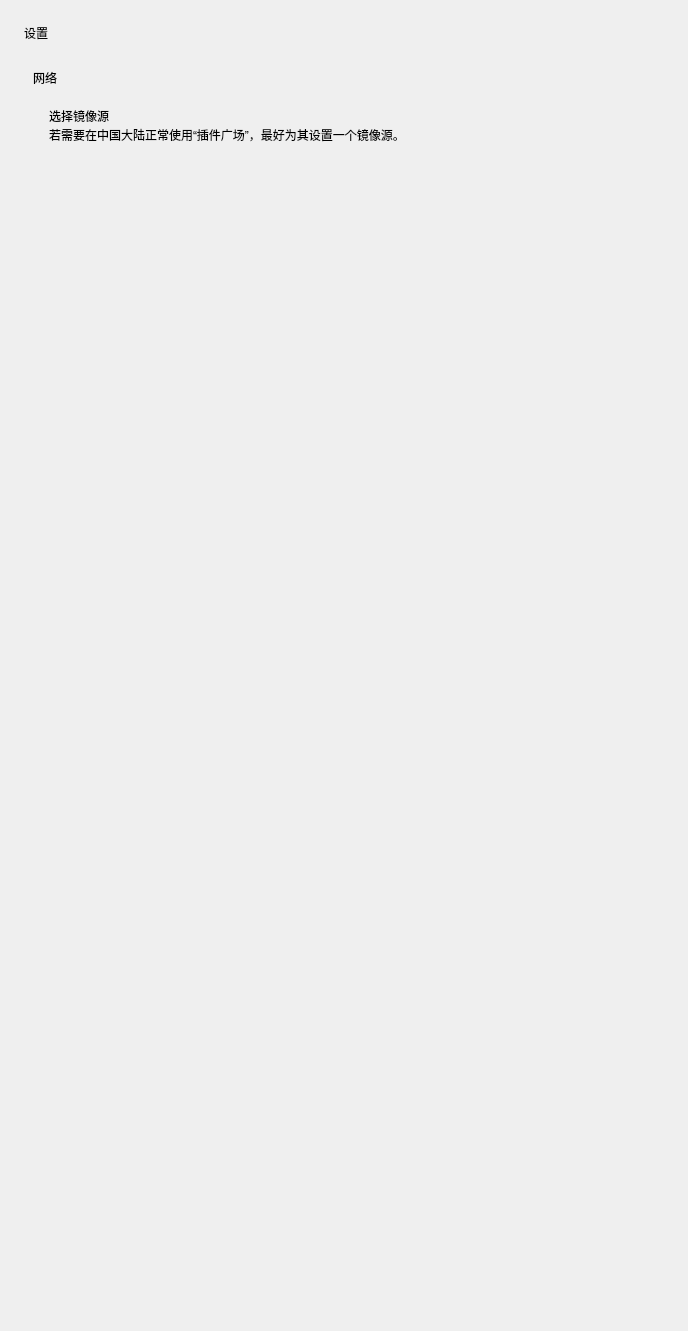
<?xml version="1.0" encoding="UTF-8"?>
<ui version="4.0">
 <class>Form</class>
 <widget class="QWidget" name="Form">
  <property name="geometry">
   <rect>
    <x>0</x>
    <y>0</y>
    <width>688</width>
    <height>1331</height>
   </rect>
  </property>
  <property name="sizePolicy">
   <sizepolicy hsizetype="Preferred" vsizetype="Expanding">
    <horstretch>0</horstretch>
    <verstretch>0</verstretch>
   </sizepolicy>
  </property>
  <property name="windowTitle">
   <string>Form</string>
  </property>
  <layout class="QVBoxLayout" name="verticalLayout_2">
   <property name="spacing">
    <number>18</number>
   </property>
   <property name="leftMargin">
    <number>24</number>
   </property>
   <property name="topMargin">
    <number>24</number>
   </property>
   <property name="rightMargin">
    <number>24</number>
   </property>
   <property name="bottomMargin">
    <number>0</number>
   </property>
   <item>
    <widget class="TitleLabel" name="TitleLabel">
     <property name="text">
      <string>设置</string>
     </property>
    </widget>
   </item>
   <item>
    <widget class="SmoothScrollArea" name="SmoothScrollArea">
     <property name="styleSheet">
      <string notr="true">background: transparent; border: none</string>
     </property>
     <property name="widgetResizable">
      <bool>true</bool>
     </property>
     <widget class="QWidget" name="scrollAreaWidgetContents">
      <property name="geometry">
       <rect>
        <x>0</x>
        <y>0</y>
        <width>640</width>
        <height>1250</height>
       </rect>
      </property>
      <layout class="QVBoxLayout" name="verticalLayout_9">
       <item>
        <layout class="QVBoxLayout" name="verticalLayout_5">
         <property name="spacing">
          <number>3</number>
         </property>
         <item>
          <widget class="SubtitleLabel" name="SubtitleLabel_3">
           <property name="text">
            <string>网络</string>
           </property>
          </widget>
         </item>
         <item>
          <widget class="CardWidget" name="CardWidget_3">
           <property name="minimumSize">
            <size>
             <width>0</width>
             <height>70</height>
            </size>
           </property>
           <layout class="QHBoxLayout" name="horizontalLayout_5">
            <property name="leftMargin">
             <number>16</number>
            </property>
            <property name="topMargin">
             <number>16</number>
            </property>
            <property name="rightMargin">
             <number>16</number>
            </property>
            <property name="bottomMargin">
             <number>16</number>
            </property>
            <item>
             <layout class="QVBoxLayout" name="verticalLayout_6">
              <property name="spacing">
               <number>0</number>
              </property>
              <item>
               <widget class="StrongBodyLabel" name="StrongBodyLabel_5">
                <property name="text">
                 <string>选择镜像源</string>
                </property>
               </widget>
              </item>
              <item>
               <widget class="CaptionLabel" name="CaptionLabel_2">
                <property name="text">
                 <string>若需要在中国大陆正常使用“插件广场”，最好为其设置一个镜像源。</string>
                </property>
                <property name="wordWrap">
                 <bool>true</bool>
                </property>
                <property name="lightColor" stdset="0">
                 <color alpha="150">
                  <red>0</red>
                  <green>0</green>
                  <blue>0</blue>
                 </color>
                </property>
                <property name="darkColor" stdset="0">
                 <color alpha="200">
                  <red>255</red>
                  <green>255</green>
                  <blue>255</blue>
                 </color>
                </property>
               </widget>
              </item>
             </layout>
            </item>
            <item>
             <widget class="ComboBox" name="select_proxy">
              <property name="sizePolicy">
               <sizepolicy hsizetype="Maximum" vsizetype="Fixed">
                <horstretch>0</horstretch>
                <verstretch>0</verstretch>
               </sizepolicy>
              </property>
             </widget>
            </item>
           </layout>
          </widget>
         </item>
        </layout>
       </item>
       <item>
        <spacer name="verticalSpacer">
         <property name="orientation">
          <enum>Qt::Vertical</enum>
         </property>
         <property name="sizeHint" stdset="0">
          <size>
           <width>20</width>
           <height>40</height>
          </size>
         </property>
        </spacer>
       </item>
       <item>
        <widget class="QFrame" name="blank">
         <property name="minimumSize">
          <size>
           <width>0</width>
           <height>25</height>
          </size>
         </property>
         <property name="frameShape">
          <enum>QFrame::StyledPanel</enum>
         </property>
         <property name="frameShadow">
          <enum>QFrame::Raised</enum>
         </property>
         <property name="lineWidth">
          <number>5</number>
         </property>
        </widget>
       </item>
      </layout>
     </widget>
    </widget>
   </item>
  </layout>
 </widget>
 <customwidgets>
  <customwidget>
   <class>ComboBox</class>
   <extends>QPushButton</extends>
   <header>qfluentwidgets</header>
  </customwidget>
  <customwidget>
   <class>CardWidget</class>
   <extends>QFrame</extends>
   <header>qfluentwidgets</header>
   <container>1</container>
  </customwidget>
  <customwidget>
   <class>SmoothScrollArea</class>
   <extends>QScrollArea</extends>
   <header>qfluentwidgets</header>
   <container>1</container>
  </customwidget>
  <customwidget>
   <class>CaptionLabel</class>
   <extends>QLabel</extends>
   <header>qfluentwidgets</header>
  </customwidget>
  <customwidget>
   <class>StrongBodyLabel</class>
   <extends>QLabel</extends>
   <header>qfluentwidgets</header>
  </customwidget>
  <customwidget>
   <class>SubtitleLabel</class>
   <extends>QLabel</extends>
   <header>qfluentwidgets</header>
  </customwidget>
  <customwidget>
   <class>TitleLabel</class>
   <extends>QLabel</extends>
   <header>qfluentwidgets</header>
  </customwidget>
 </customwidgets>
 <resources/>
 <connections/>
</ui>
